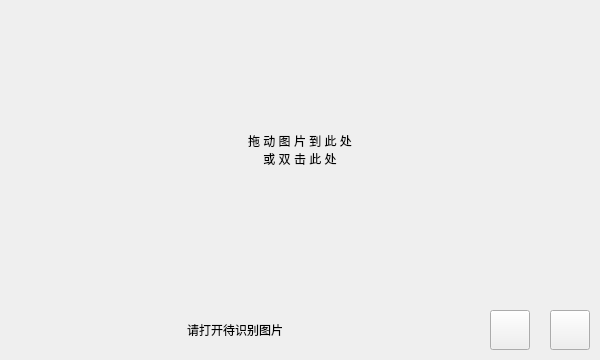
<?xml version="1.0" encoding="UTF-8"?>
<ui version="4.0">
 <class>Widget</class>
 <widget class="QWidget" name="Widget">
  <property name="geometry">
   <rect>
    <x>0</x>
    <y>0</y>
    <width>600</width>
    <height>360</height>
   </rect>
  </property>
  <property name="minimumSize">
   <size>
    <width>600</width>
    <height>360</height>
   </size>
  </property>
  <property name="acceptDrops">
   <bool>true</bool>
  </property>
  <property name="windowTitle">
   <string>简单车牌识别</string>
  </property>
  <layout class="QVBoxLayout" name="verticalLayout" stretch="1,0">
   <property name="spacing">
    <number>10</number>
   </property>
   <property name="sizeConstraint">
    <enum>QLayout::SetDefaultConstraint</enum>
   </property>
   <property name="leftMargin">
    <number>0</number>
   </property>
   <property name="topMargin">
    <number>0</number>
   </property>
   <property name="rightMargin">
    <number>0</number>
   </property>
   <property name="bottomMargin">
    <number>10</number>
   </property>
   <item>
    <widget class="QLabel" name="lb_main">
     <property name="text">
      <string>拖 动 图 片 到 此 处
或 双 击 此 处</string>
     </property>
     <property name="alignment">
      <set>Qt::AlignCenter</set>
     </property>
    </widget>
   </item>
   <item>
    <layout class="QHBoxLayout" name="ly_h" stretch="0,1,0,0,0">
     <property name="spacing">
      <number>20</number>
     </property>
     <property name="rightMargin">
      <number>10</number>
     </property>
     <item>
      <spacer name="horizontalSpacer">
       <property name="orientation">
        <enum>Qt::Horizontal</enum>
       </property>
       <property name="sizeHint" stdset="0">
        <size>
         <width>58</width>
         <height>20</height>
        </size>
       </property>
      </spacer>
     </item>
     <item>
      <widget class="QLabel" name="lb_output">
       <property name="minimumSize">
        <size>
         <width>400</width>
         <height>30</height>
        </size>
       </property>
       <property name="text">
        <string>请打开待识别图片</string>
       </property>
       <property name="alignment">
        <set>Qt::AlignCenter</set>
       </property>
       <property name="textInteractionFlags">
        <set>Qt::LinksAccessibleByKeyboard|Qt::LinksAccessibleByMouse|Qt::TextBrowserInteraction|Qt::TextEditable|Qt::TextEditorInteraction|Qt::TextSelectableByKeyboard|Qt::TextSelectableByMouse</set>
       </property>
      </widget>
     </item>
     <item>
      <spacer name="horizontalSpacer_2">
       <property name="orientation">
        <enum>Qt::Horizontal</enum>
       </property>
       <property name="sizeHint" stdset="0">
        <size>
         <width>58</width>
         <height>20</height>
        </size>
       </property>
      </spacer>
     </item>
     <item>
      <widget class="QPushButton" name="btn1_recognize">
       <property name="minimumSize">
        <size>
         <width>40</width>
         <height>40</height>
        </size>
       </property>
       <property name="text">
        <string/>
       </property>
      </widget>
     </item>
     <item>
      <widget class="QPushButton" name="btn2_clear">
       <property name="minimumSize">
        <size>
         <width>40</width>
         <height>40</height>
        </size>
       </property>
       <property name="text">
        <string/>
       </property>
      </widget>
     </item>
    </layout>
   </item>
  </layout>
 </widget>
 <resources/>
 <connections/>
</ui>
